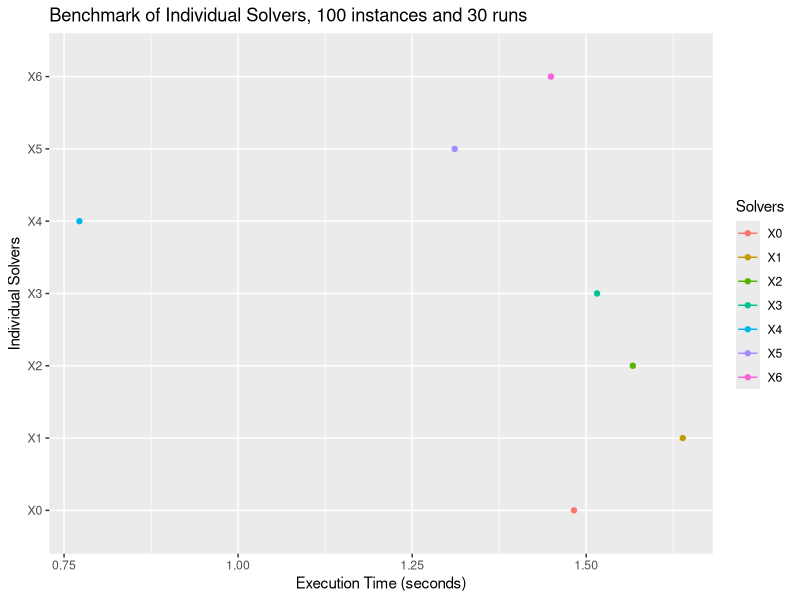
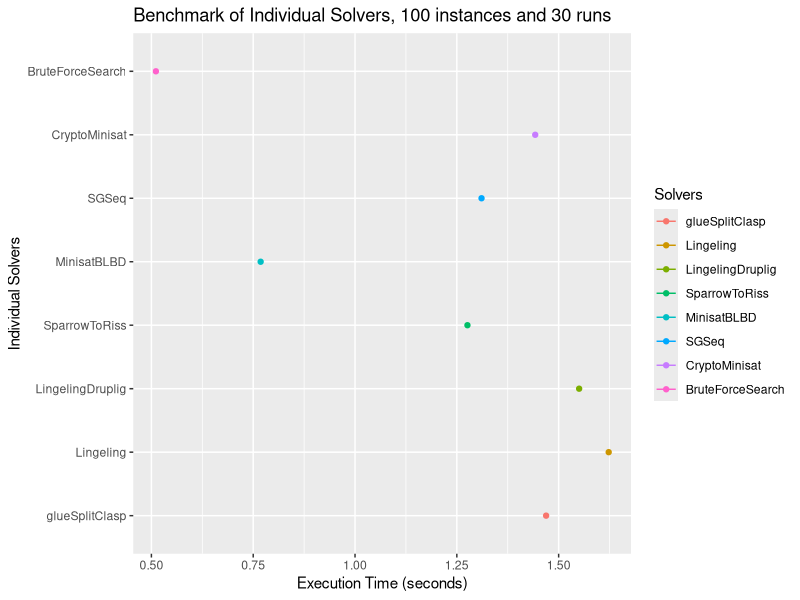

These charts were generated, in order, by the following R code:
#!/usr/bin/Rscript

library(ggplot2)
library(reshape2)

#
# Loading Files:
#
#brute_force <- read.table("brute-force/benchmark_0.txt", header=TRUE)
#

all <- read.table("sat_lib_harder_benchmark/all.txt", header=TRUE)
brute_benchmark <- read.table("brute-force/brute_force_comparison.txt", header=TRUE)

#
# Generate all files.
#
#graph_all_24 <- qplot(log_all_24$tuning_time,log_all_24$run_time,data=log_all_24,
#                   ylab="Execution Time (seconds)",
#                   xlab="Tuning Time (seconds)",
#                   main="Tuning Time (Only Best Solvers) vs. Execution Time over 24h (Measured by OpenTuner)")
#
#ggsave(file="log_all_24.png",width=7,height=4,scale=2)


#Add a diamond at the mean, and make it larger
#brute_graph <- ggplot(brute_force, aes(x="Execution Time (seconds)",y=BruteForceSearch)) +
#    geom_boxplot() +
#    stat_summary(fun.y=mean, geom="point", shape=4, size=4)

all_graph <- ggplot(data=melt(all), aes(x=variable,y=value,colour=variable,fill=variable)) +
    stat_summary(fun.y=mean, geom="point") +
    stat_summary(fun.data=mean_cl_normal, position=position_dodge(width=0.95), geom="errorbar", aes(width=0.2)) +
#    theme(axis.text.x=element_blank()) +
    guides(colour=guide_legend(title="Solvers")) +
    guides(fill=guide_legend(title="Solvers")) +
    xlab("Individual Solvers") +
    ylab("Execution Time (seconds)") +
    ggtitle("Benchmark of Individual Solvers, 100 instances and 30 runs") +
    coord_flip()

brute_benchmark_graph <- ggplot(data=melt(brute_benchmark), aes(x=variable,y=value,colour=variable,fill=variable)) +
    stat_summary(fun.y=mean, geom="point") +
    stat_summary(fun.data=mean_cl_normal, position=position_dodge(width=0.95), geom="errorbar", aes(width=0.2)) +
#    theme(axis.text.x=element_blank()) +
    guides(colour=guide_legend(title="Solvers")) +
    guides(fill=guide_legend(title="Solvers")) +
    xlab("Individual Solvers") +
    ylab("Execution Time (seconds)") +
    ggtitle("Benchmark of Individual Solvers, 100 instances and 30 runs") +
    coord_flip()

# Uncomment for visualization in R interpreter.
#
#print(brute_graph)
#readline("plot done\n")
#
print(all_graph)
readline("plot done\n")
print(brute_benchmark_graph)
readline("plot done\n")
#
#
